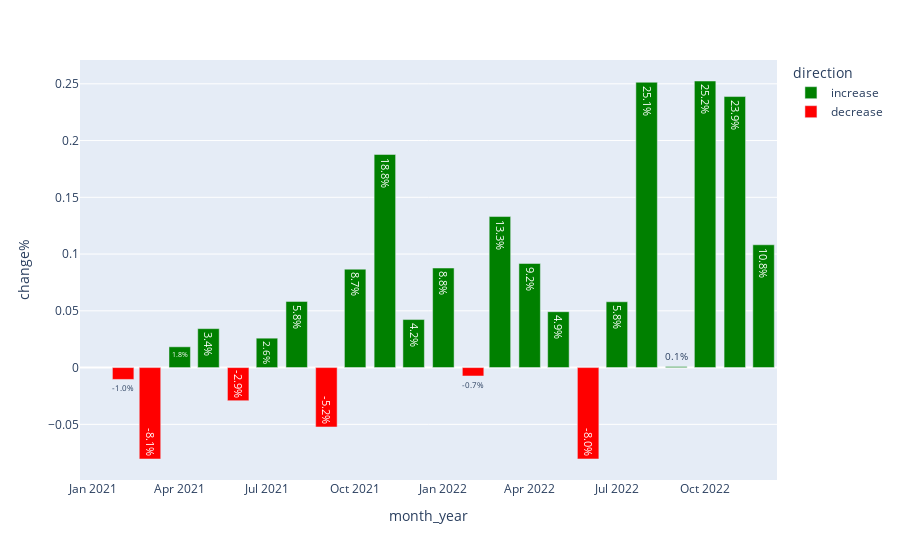

The notebook cell this image was saved under:
### Code cell
px.bar(end_of_month, y = "change%", color = "direction", color_discrete_map={"decrease" : "red", "increase" : "green"}, text_auto=".1%")

### Figure 1 — Plotly figure (JSON) as saved in the notebook; plotly's stock layout.template omitted (floating-point values rounded to 4 significant figures)
{"data": [{"alignmentgroup": "True", "hovertemplate": "direction=increase<br>month_year=%{x}<br>change%=%{y}<extra></extra>", "legendgroup": "increase", "marker": {"color": "green", "pattern": {"shape": ""}}, "name": "increase", "offsetgroup": "increase", "orientation": "v", "showlegend": true, "textposition": "auto", "texttemplate": "%{y:.1%}", "type": "bar", "x": ["2021-01", "2021-04", "2021-05", "2021-07", "2021-08", "2021-10", "2021-11", "2021-12", "2022-01", "2022-03", "2022-04", "2022-05", "2022-07", "2022-08", "2022-09", "2022-10", "2022-11", "2022-12"], "xaxis": "x", "y": [null, 0.01831, 0.03432, 0.02591, 0.0583, 0.0867, 0.1877, 0.04231, 0.0877, 0.1331, 0.09172, 0.04925, 0.05799, 0.2514, 0.0009264, 0.2525, 0.2387, 0.1082], "yaxis": "y"}, {"alignmentgroup": "True", "hovertemplate": "direction=decrease<br>month_year=%{x}<br>change%=%{y}<extra></extra>", "legendgroup": "decrease", "marker": {"color": "red", "pattern": {"shape": ""}}, "name": "decrease", "offsetgroup": "decrease", "orientation": "v", "showlegend": true, "textposition": "auto", "texttemplate": "%{y:.1%}", "type": "bar", "x": ["2021-02", "2021-03", "2021-06", "2021-09", "2022-02", "2022-06"], "xaxis": "x", "y": [-0.01043, -0.08053, -0.0292, -0.05232, -0.0074, -0.08049], "yaxis": "y"}], "layout": {"barmode": "relative", "legend": {"title": {"text": "direction"}, "tracegroupgap": 0}, "margin": {"t": 60}, "xaxis": {"anchor": "y", "domain": [0, 1], "title": {"text": "month_year"}}, "yaxis": {"anchor": "x", "domain": [0, 1], "title": {"text": "change%"}}}}
